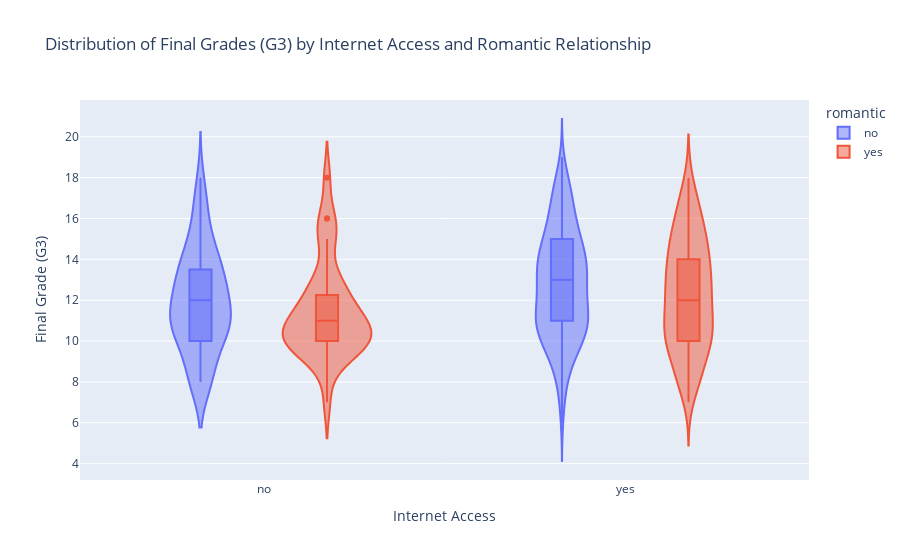

The notebook cell this image was saved under:
### Code cell
fig1 = px.violin(df, x='internet', y='G3', color='romantic', box=True,
                 title='Distribution of Final Grades (G3) by Internet Access and Romantic Relationship',
                 labels={'internet': 'Internet Access', 'G3': 'Final Grade (G3)'})
#fig1.show()

### Figure 1 — Plotly figure (JSON) as saved in the notebook; plotly's stock layout.template omitted (floating-point values rounded to 4 significant figures; data arrays with more than 128 entries replaced by an {"elided": "..."} marker saying what was removed)
{"data": [{"alignmentgroup": "True", "box": {"visible": true}, "hovertemplate": "romantic=no<br>Internet Access=%{x}<br>Final Grade (G3)=%{y}<extra></extra>", "legendgroup": "no", "marker": {"color": "#636efa"}, "name": "no", "offsetgroup": "no", "orientation": "v", "scalegroup": "True", "showlegend": true, "type": "violin", "x": {"elided": "297 str values"}, "x0": " ", "xaxis": "x", "y": {"elided": "297 int values"}, "y0": " ", "yaxis": "y"}, {"alignmentgroup": "True", "box": {"visible": true}, "hovertemplate": "romantic=yes<br>Internet Access=%{x}<br>Final Grade (G3)=%{y}<extra></extra>", "legendgroup": "yes", "marker": {"color": "#EF553B"}, "name": "yes", "offsetgroup": "yes", "orientation": "v", "scalegroup": "True", "showlegend": true, "type": "violin", "x": {"elided": "168 str values"}, "x0": " ", "xaxis": "x", "y": {"elided": "168 int values"}, "y0": " ", "yaxis": "y"}], "layout": {"legend": {"title": {"text": "romantic"}, "tracegroupgap": 0}, "title": {"text": "Distribution of Final Grades (G3) by Internet Access and Romantic Relationship"}, "violinmode": "group", "xaxis": {"anchor": "y", "domain": [0, 1], "title": {"text": "Internet Access"}}, "yaxis": {"anchor": "x", "domain": [0, 1], "title": {"text": "Final Grade (G3)"}}}}
